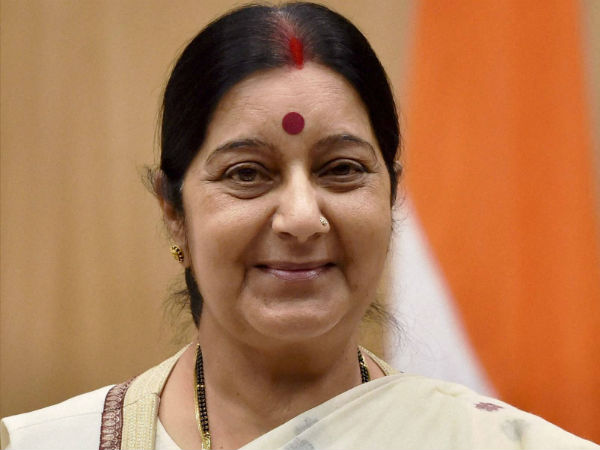
#> input picture FaceRecognitionUsingLBPatterns/testimages/9.jpg, 600 x 450 px, found by its file name
$ python tester.py
#> lines starting #> are read from the running program, lines starting #| are printed output that depends on the picture; after the words box and inside, x2 and y2 are one past the last pixel; in counts of white or black regions, pixels touching at a corner belong together
### FaceRecognitionUsingLBPatterns/facerecognition.py
#Importing required libraries
import os
import numpy as np
import cv2
def faceDetection(test_img):
	gray_img=cv2.cvtColor (test_img , cv2.COLOR_BGR2GRAY)
	face_haar_cascade=cv2.CascadeClassifier('haarcascade\haarcascade_frontalface_default.xml')
	faces=face_haar_cascade.detectMultiScale(gray_img,scaleFactor=1.32,minNeighbors=5)
	return faces,gray_img

def labels_for_training_data(directory):
	faces=[]
	faceID=[]

	for path,subdirnames,filenames in os.walk(directory):
		for filename in filenames:
			if filename.startswith("."):
				print("Skipping the system( file")
				continue
			id=os.path.basename(path)
			img_path=os.path.join(path,filename)
			print("img_path",img_path)
			print("id",id)
			test_img=cv2.imread(img_path)
			if test_img is None:
			 	print("Image not loaded properly")
			 	continue
			faces_rect,gray_img=faceDetection(test_img)
			if len(faces_rect)!=1:
				continue
			(x,y,w,h)=faces_rect[0]
			roi_gray=gray_img[y:y+w,x:x+h]
			faces.append(roi_gray)
			faceID.append(int(id))
	return faces,faceID

def train_classifier(faces,faceID):
	face_recognizer = cv2.face.LBPHFaceRecognizer_create()
	face_recognizer.train(faces,np.array(faceID))
	return face_recognizer

def draw_rect(test_img,face):
	(x,y,w,h)=face
	cv2.rectangle(test_img,(x,y),(x+w,y+h),(255,0,0),thickness=5)
	##Determines the coordinates of bounding box of detected face
def put_text(test_img,text,x,y):
    cv2.putText(test_img,text,(x,y),cv2.FONT_HERSHEY_DUPLEX,2,(255,0,0),4)

### FaceRecognitionUsingLBPatterns/tester.py
#Importing required libraries
import os
import numpy as np
import cv2
import facerecognition as fr

#C:\Users\VinodYedla9\Desktop\MYCODE\testimages
#Set the path for Traning and Testing images
test_img = cv2.imread(r'C:\Users\VinodYedla9\Documents\Major_Project\FaceRecognitionCode\testimages\9.jpg')
#> test_img is the input picture: shape (450, 600, 3); mean B, G, R 86.3, 123.2, 175.3

#Read a smaple trained image
faces_detected,gray_img= fr.faceDetection(test_img)
#> in faceDetection, `gray_img=cv2.cvtColor (test_img , cv2.COLOR_BGR2GRAY)`:
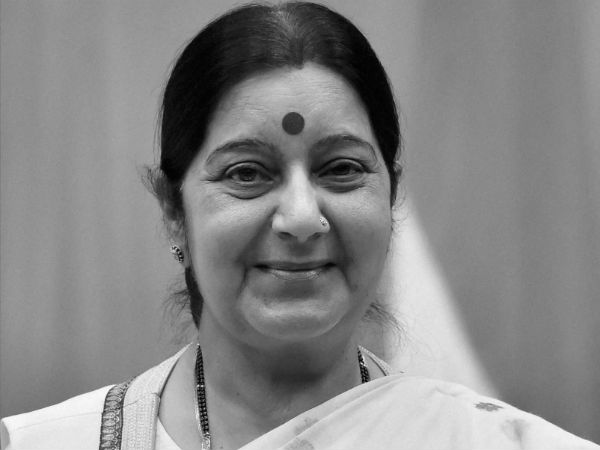
#> gray_img: shape (450, 600); min 0, max 254, mean 134.6
#> in faceDetection, `faces=face_haar_cascade.detectMultiScale(gray_img,scaleFactor=1.32,min..`: faces = [[150, 58, 287, 287]]
#> faces_detected = [[150, 58, 287, 287]]
print("faces_detected",faces_detected)
#| faces_detected [[150  58 287 287]]


faces,faceID=fr.labels_for_training_data('trainingimages')
#> pass 2 of the loop in labels_for_training_data, `for path,subdirnames,filenames in os.walk(directory):`:
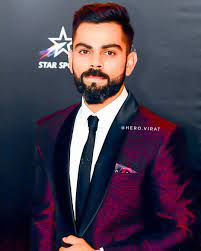
#> input picture FaceRecognitionUsingLBPatterns/trainingimages/0/download.jpg, 201 x 251 px
#> in labels_for_training_data, test_img is the input picture: shape (251, 201, 3); mean B, G, R 76.7, 59.2, 70.8
#> in faceDetection (call 2), `gray_img=cv2.cvtColor (test_img , cv2.COLOR_BGR2GRAY)`:
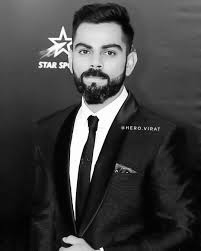
#> gray_img: shape (251, 201); min 0, max 255, mean 64.7
#> faces = [[64, 26, 65, 65]]
#> in labels_for_training_data, `(x,y,w,h)=faces_rect[0]`: x = 64; y = 26; w = 65
#> in labels_for_training_data, `roi_gray=gray_img[y:y+w,x:x+h]`:
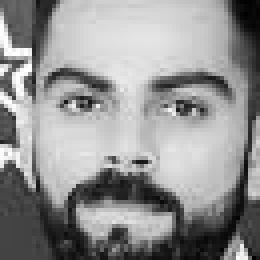
#> roi_gray: shape (65, 65) (shown 4 times larger); min 1, max 255, mean 145.9
face_recognizer=fr.train_classifier(faces,faceID)
face_recognizer.save('trainingData.yml')

#Assigning lables for the images
name={0:"Virat",1:"RajaReddy",2:"Rahman",3:"Vinod",4:"Venky",5:"Ramesh",6:"Obama",7:"Modi",8:"puttin",9:"SushmaSwaraj"}

#Opening Camera
cap=cv2.VideoCapture(0)

while True:
	ret,test_img=cap.read()
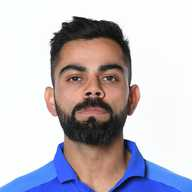
#> input picture FaceRecognitionUsingLBPatterns/testimages/0.jpg, 192 x 192 px, given in place of the camera
#> test_img is the input picture: shape (192, 192, 3); mean B, G, R 196.1, 187.7, 192.5
	#Defining a function to detect faces of training images
	faces_detected,gray_img=fr.faceDetection(test_img)
#> in faceDetection (call 4), `gray_img=cv2.cvtColor (test_img , cv2.COLOR_BGR2GRAY)`:
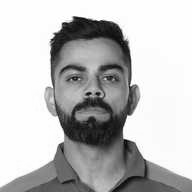
#> gray_img: shape (192, 192); min 2, max 255, mean 190.1
#> in faceDetection (call 4), `faces=face_haar_cascade.detectMultiScale(gray_img,scaleFactor=1.32,min..`: faces = [[43, 37, 97, 97]]
#> faces_detected = [[43, 37, 97, 97]]

	for (x,y,w,h) in faces_detected:
		cv2.rectangle(test_img,(x,y),(x+w,y+h),(255,0,0),thickness=7)
#> this loop made 1 pass
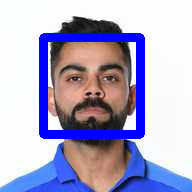
#> test_img: shape (192, 192, 3); 9.39% of pixels changed, all inside (x1, y1, x2, y2) = (39, 33, 145, 139)

	resized_img=cv2.resize(test_img, (1000,700))
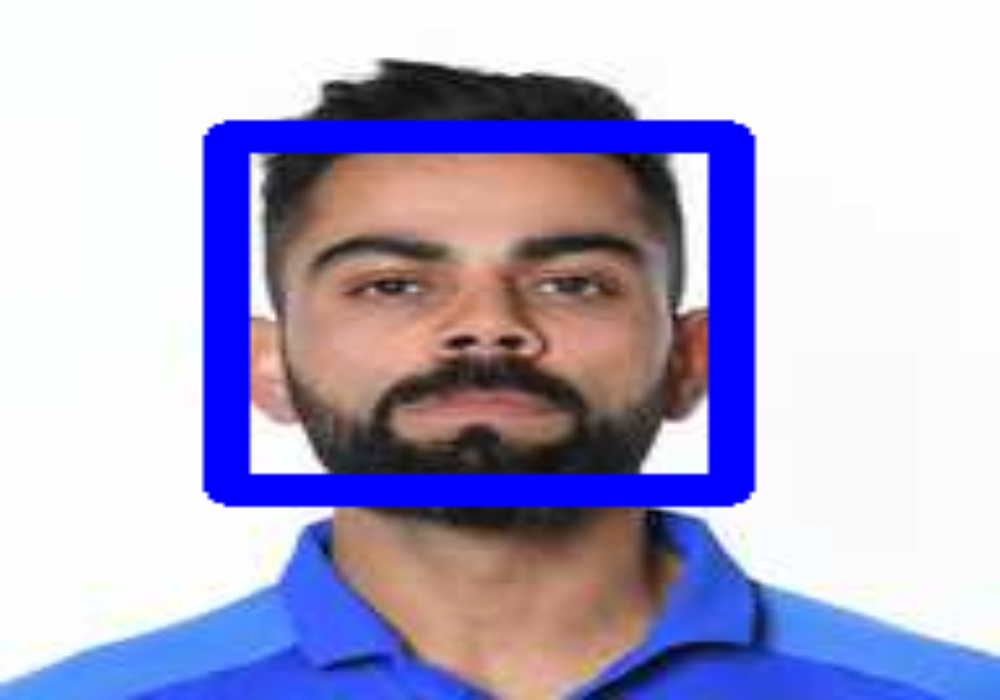
#> resized_img: shape (700, 1000, 3); mean B, G, R 203.5, 171, 175.4
	cv2.imshow('face detection ',resized_img)
	cv2.waitKey(10)

	for face in faces_detected:
		(x,y,w,h)=face
		#Determines the coordinates of bounding box of detected face
		roi_gray=gray_img[y:y+h,x:x+h]
		label,confidence=face_recognizer.predict(roi_gray)
		print("confidence:",confidence)
		print("label",label)
		fr.draw_rect(test_img,face)
		#Calling the predict functions to predict the label of the test image
		predicted_name=name[label]
		if(confidence>67):
                        continue
		fr.put_text(test_img,predicted_name,x,y)
#> this loop made 1 pass
#> pass 1, `roi_gray=gray_img[y:y+h,x:x+h]`:
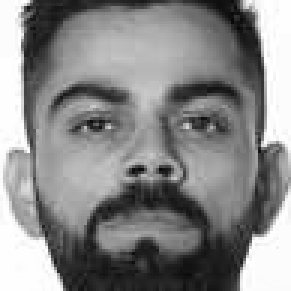
#> roi_gray: shape (97, 97) (shown 3 times larger); min 7, max 255, mean 135.1
	resized_img=cv2.resize(test_img,(1000,700))
	cv2.imshow("face detection ",resized_img)
	if cv2.waitKey(10) == ord('q'):
#> (key q is pressed here)
		  break

cap.release()
cv2.destroyAllWindows()
